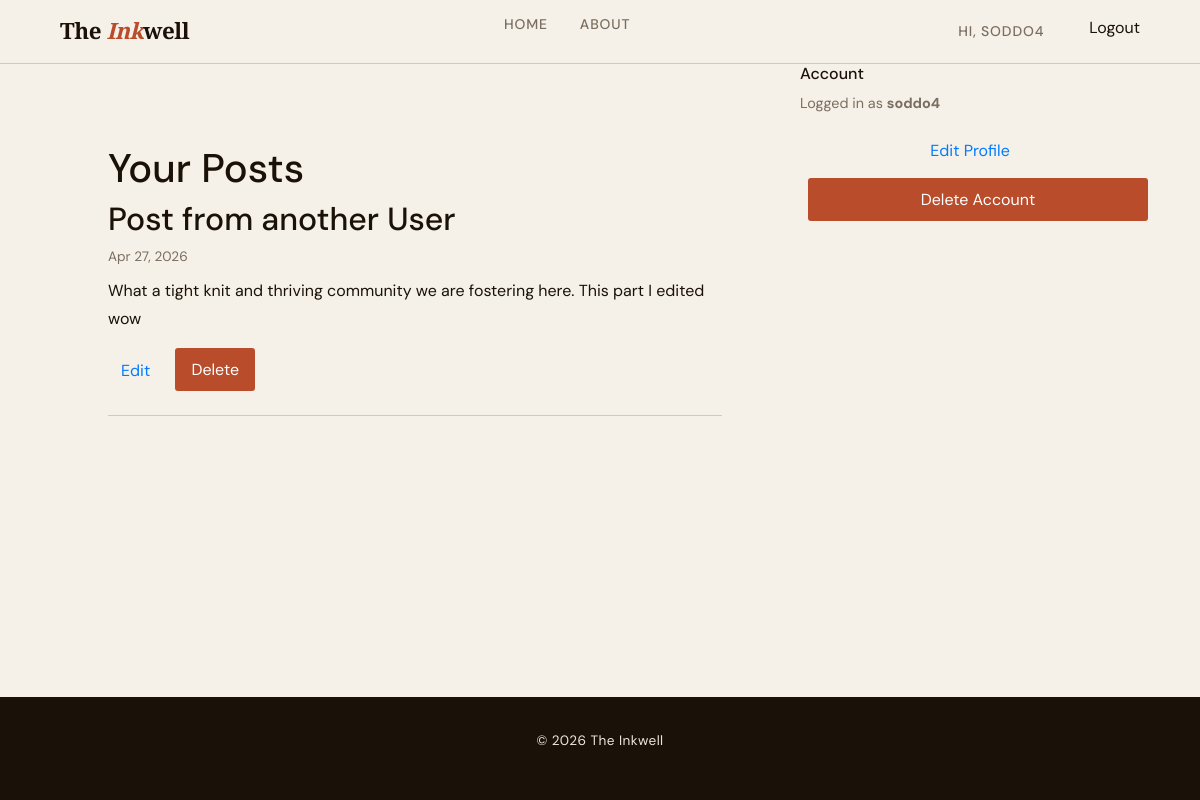
Page /profile/ (signed in) on the committed database.
### blog/models.py (models this page shows, shortened)
class Post(models.Model):
    title = models.CharField(max_length=100)
    content = models.TextField()
    date_posted = models.DateTimeField(default=timezone.now)
    author = models.ForeignKey(User,on_delete=models.CASCADE)
    class Meta:
         ordering = ['-date_posted']

### blog/views.py (the view)
# urls.py: path('profile/',blog_views.profile, name='profile'),
@login_required
def profile(request):
    posts = Post.objects.filter(author=request.user)
    context = {
        'posts': posts
    }
    return render(request, 'blog/profile.html', context)

### blog/templates/blog/profile.html (shortened to what this page needs)
{% extends "base.html" %}
{% block content %}
<div class="container">
  <div class="row g-4">
    <div class="col-lg-8">
      <section class="hero">
        <h1>Your Posts</h1>
        {% for post in posts %}
          <div class="post-card">
            <h2>{{ post.title }}</h2>
            <p class="post-meta">
              {{ post.date_posted|date:"M d, Y" }}
            </p>
            <p>{{ post.content|truncatewords:30 }}</p>
            <div class="actions">
              <a href="{% url 'edit_post' post.pk %}" class="btn">Edit</a>
              <form action="{% url 'delete_post' post.pk %}" method="POST" style="display:inline;">
                <button type="submit" class="btn-delete"
                  onclick="return confirm('Delete this post?')">
                  Delete
                </button>
              </form>
            </div>
          </div>
        {% empty %}
          <p>No posts yet.</p>
        {% endfor %}
      </section>
    </div>
    <div class="col-lg-4">
      <div class="sidebar-card">
        <h6>Account</h6>
        <p style="font-size:0.9rem; color:var(--muted);">
          Logged in as <strong>{{ user.username }}</strong>
        </p>
        <a href="{% url 'edit_user' %}" class="btn" style="display:block; margin-bottom:0.5rem;">
          Edit Profile
        </a>
        <form action="{% url 'delete_user' %}" method="POST">
          <button class="btn-delete" style="width:100%;"
            onclick="return confirm('Delete your account?')">
            Delete Account
          </button>
        </form>
      </div>
    </div>
  </div>
</div>
{% endblock %}

### templates/base.html (shortened to what this page needs)
<!DOCTYPE html>
<html lang="en">
<head>
    <link rel="stylesheet" href="https://cdn.jsdelivr.net/npm/bootstrap@4.0.0/dist/css/bootstrap.min.css">
</head>
<body>
  <nav>
    <a href="{% url 'home' %}" class="nav-logo">The <span>Ink</span>well</a>
    <ul class="nav-links">
      <li>
        <a href="{% url 'home' %}"
           {% if request.resolver_match.url_name == 'home' %}class="active"{% endif %}>
          Home
        </a>
      </li>
      <li>
        <a href="{% url 'about' %}"
           {% if request.resolver_match.url_name == 'about' %}class="active"{% endif %}>
          About
        </a>
      </li>
    </ul>
    <div class="nav-links">
       {% if user.is_authenticated %}
        <a href='{% url 'profile' %}' class = "btn">Hi, {{ user.username }}</a>
        <form method="POST" action="{% url 'logout' %}" style="display:inline;">
            <button type="submit" style="background:none; border:none; color:inherit; cursor:pointer;">Logout</button>
        </form>
    {% else %}
        <a href="{% url 'login' %}">Login</a>
        <a href="{% url 'register' %}">Register</a>
    {% endif %}
    </div>
  </nav>
  <main>
     <div class = 'container'>
    {%block content%}{%endblock%}
  </div>
  </main>
  <footer>
    <p>&copy; {% now "Y" %} The Inkwell</p>
  </footer>
</body>
</html>

### rows in the picture
Post: title "Post from another User", date_posted "Apr 27, 2026", content "What a tight knit and thriving community we are fostering here. This part I edited wow"

### other values in the picture
{{ user.username }} "SODDO4"
{{ user.username }} "soddo4"
